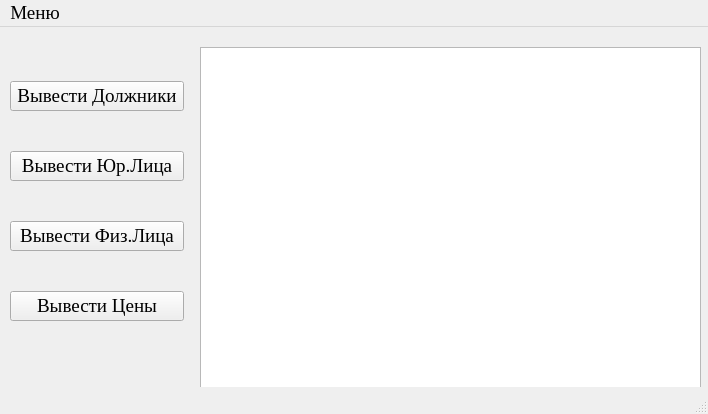
<?xml version="1.0" encoding="UTF-8"?>
<ui version="4.0">
 <class>MainWindow</class>
 <widget class="QMainWindow" name="MainWindow">
  <property name="geometry">
   <rect>
    <x>0</x>
    <y>0</y>
    <width>708</width>
    <height>414</height>
   </rect>
  </property>
  <property name="font">
   <font>
    <family>Times New Roman</family>
    <pointsize>14</pointsize>
   </font>
  </property>
  <property name="windowTitle">
   <string>MainWindow</string>
  </property>
  <widget class="QWidget" name="centralwidget">
   <widget class="QTableView" name="tableView">
    <property name="geometry">
     <rect>
      <x>200</x>
      <y>20</y>
      <width>501</width>
      <height>341</height>
     </rect>
    </property>
   </widget>
   <widget class="QWidget" name="layoutWidget">
    <property name="geometry">
     <rect>
      <x>10</x>
      <y>20</y>
      <width>174</width>
      <height>311</height>
     </rect>
    </property>
    <layout class="QVBoxLayout" name="verticalLayout">
     <item>
      <widget class="QPushButton" name="pushButton">
       <property name="text">
        <string>Вывести Должники</string>
       </property>
      </widget>
     </item>
     <item>
      <widget class="QPushButton" name="pushButton_2">
       <property name="text">
        <string>Вывести Юр.Лица</string>
       </property>
      </widget>
     </item>
     <item>
      <widget class="QPushButton" name="pushButton_3">
       <property name="text">
        <string>Вывести Физ.Лица</string>
       </property>
      </widget>
     </item>
     <item>
      <widget class="QPushButton" name="pushButton_4">
       <property name="text">
        <string>Вывести Цены</string>
       </property>
      </widget>
     </item>
    </layout>
   </widget>
  </widget>
  <widget class="QMenuBar" name="menubar">
   <property name="geometry">
    <rect>
     <x>0</x>
     <y>0</y>
     <width>708</width>
     <height>27</height>
    </rect>
   </property>
   <widget class="QMenu" name="menu">
    <property name="title">
     <string>Меню</string>
    </property>
    <addaction name="action"/>
    <addaction name="action_2"/>
    <addaction name="action_5"/>
    <addaction name="action_6"/>
   </widget>
   <addaction name="menu"/>
  </widget>
  <widget class="QStatusBar" name="statusbar"/>
  <action name="action">
   <property name="text">
    <string>Подключение к БД</string>
   </property>
  </action>
  <action name="action_2">
   <property name="text">
    <string>Добавление данных</string>
   </property>
  </action>
  <action name="action_3">
   <property name="text">
    <string>Изменить данные</string>
   </property>
  </action>
  <action name="action_4">
   <property name="text">
    <string>Удалить данные</string>
   </property>
  </action>
  <action name="action_5">
   <property name="text">
    <string>Удаление данных</string>
   </property>
  </action>
  <action name="action_6">
   <property name="text">
    <string>Пункт 2</string>
   </property>
  </action>
 </widget>
 <resources/>
 <connections/>
</ui>
